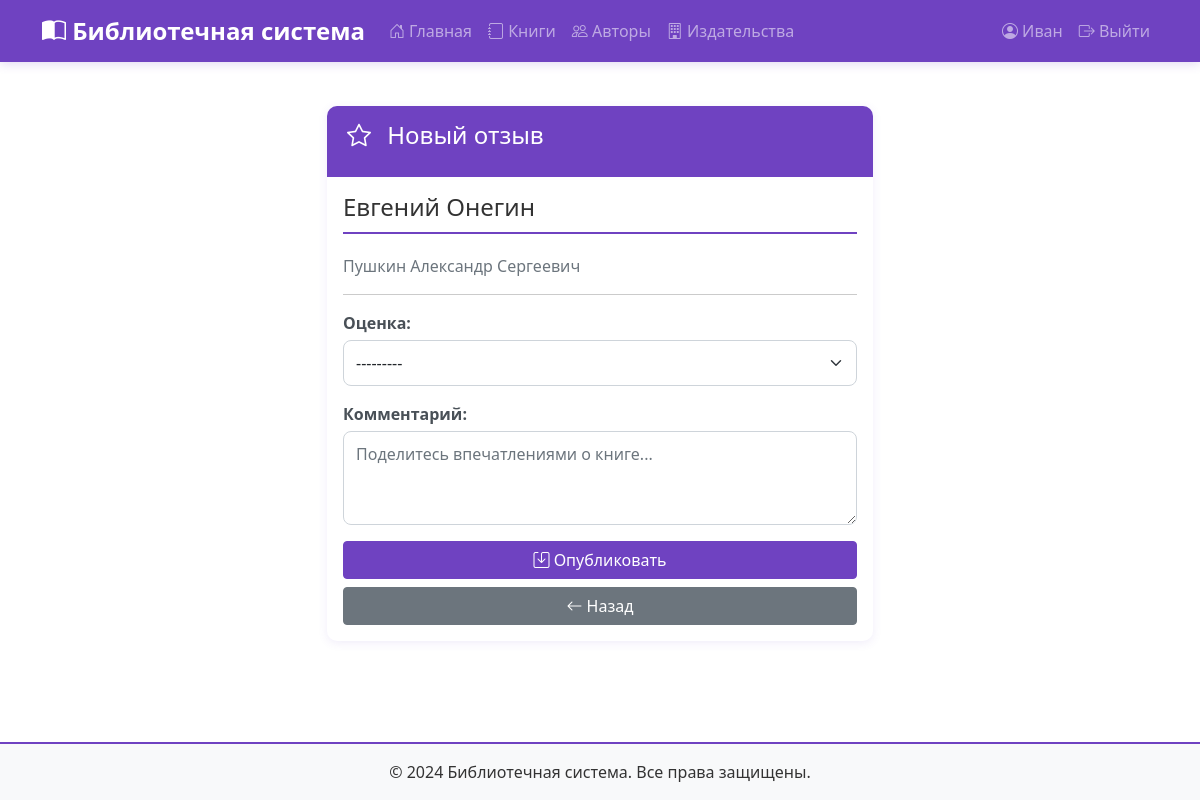
/books/3/add-review/ (signed in), run on the app's committed database.
### books/models.py (models this page shows, shortened)
class CustomUser(AbstractUser):
    ROLE_CHOICES = [
        ('adult', 'Взрослый читатель'),
        ('schoolchild', 'Школьник'),
    ]
    role = models.CharField('Роль', max_length=20, choices=ROLE_CHOICES, default='adult')
    phone = models.CharField('Телефон', max_length=20, blank=True)
    address = models.TextField('Адрес', blank=True)
    birth_date = models.DateField('Дата рождения', null=True, blank=True)
    library_card_number = models.CharField('Номер читательского билета', max_length=20, unique=True, null=True,
                                           blank=True)
    class Meta:
        verbose_name = 'Читатель'
        verbose_name_plural = 'Читатели'

class Book(models.Model):
    STATUS_CHOICES = [
        ('available', 'Доступна'),
        ('borrowed', 'Выдана'),
        ('reserved', 'Зарезервирована'),
        ('repair', 'На ремонте'),
        ('lost', 'Утеряна'),
    ]
    title = models.CharField('Название', max_length=200)
    authors = models.ManyToManyField(Author, verbose_name='Авторы', related_name='books')
    publisher = models.ForeignKey(Publisher, verbose_name='Издательство', on_delete=models.SET_NULL, null=True,
                                  blank=True, related_name='books')
    genre = models.ForeignKey(Genre, verbose_name='Жанр', on_delete=models.SET_NULL, null=True, blank=True,
                              related_name='books')
    age_category = models.ForeignKey(AgeCategory, verbose_name='Возрастная категория', on_delete=models.SET_NULL,
                                     null=True, blank=True, related_name='books')
    publication_year = models.IntegerField('Год издания', null=True, blank=True)
    isbn = models.CharField('ISBN', max_length=13, blank=True, null=True)
    pages = models.IntegerField('Количество страниц', null=True, blank=True)
    description = models.TextField('Описание', blank=True)
    cover_image = models.ImageField('Обложка', upload_to='covers/', null=True, blank=True)
    yandex_link = models.URLField('Ссылка на Яндекс.Диск', blank=True, null=True)
    quantity_total = models.IntegerField('Общее количество', default=1)
    quantity_available = models.IntegerField('Доступно', default=1)
    status = models.CharField('Статус', max_length=20, choices=STATUS_CHOICES, default='available')
    created_at = models.DateTimeField('Дата добавления', auto_now_add=True)
    updated_at = models.DateTimeField('Дата обновления', auto_now=True)
    avg_rating = models.FloatField('Средний рейтинг', default=0)
    reviews_count = models.IntegerField('Количество отзывов', default=0)
    class Meta:
        verbose_name = 'Книга'
        verbose_name_plural = 'Книги'
        ordering = ['title']
    def get_authors_display(self):
        return ", ".join([str(author) for author in self.authors.all()])

class Author(models.Model):
    first_name = models.CharField('Имя', max_length=100)
    last_name = models.CharField('Фамилия', max_length=100)
    middle_name = models.CharField('Отчество', max_length=100, blank=True)
    birth_date = models.DateField('Дата рождения', null=True, blank=True)
    death_date = models.DateField('Дата смерти', null=True, blank=True)
    biography = models.TextField('Биография', blank=True)
    photo = models.ImageField('Фото', upload_to='authors/', null=True, blank=True)
    class Meta:
        verbose_name = 'Автор'
        verbose_name_plural = 'Авторы'
        ordering = ['last_name', 'first_name']
    def __str__(self):
        return f"{self.last_name} {self.first_name} {self.middle_name}".strip()

### books/views.py (the view)
# urls.py: path('books/<int:pk>/add-review/', views.add_review, name='add_review'),
@login_required
def add_review(request, pk):
    book = get_object_or_404(Book, pk=pk)
    if request.method == 'POST':
        form = ReviewForm(request.POST)
        if form.is_valid():
            review = form.save(commit=False)
            review.book = book
            review.user = request.user
            review.save()
            book.update_rating()
            messages.success(request, 'Ваш отзыв сохранен!')
            return redirect('books:book_detail', pk=pk)
    else:
        form = ReviewForm()
    return render(request, 'books/add_review.html', {'form': form, 'book': book})

### books/forms.py
class ReviewForm(forms.ModelForm):
    class Meta:
        model = Review
        fields = ['rating', 'comment']
        widgets = {
            'rating': forms.Select(choices=[(1, '★'), (2, '★★'), (3, '★★★'), (4, '★★★★'), (5, '★★★★★')],
                                   attrs={'class': 'form-select'}),
            'comment': forms.Textarea(
                attrs={'rows': 3, 'class': 'form-control', 'placeholder': 'Поделитесь впечатлениями о книге...'}),
        }
    def __init__(self, *args, **kwargs):
        super().__init__(*args, **kwargs)
        self.fields['comment'].required = True

### books/templates/books/add_review.html (shortened to what this page needs)
{% extends 'base.html' %}
{% block content %}
<div class="row">
    <div class="col-md-6 offset-md-3">
        <div class="card">
            <div class="card-header" style="background-color: #6f42c1; color: white;">
                <h3 class="mb-0"><i class="bi bi-star"></i> Новый отзыв</h3>
            </div>
            <div class="card-body">
                <h4>{{ book.title }}</h4>
                <p class="text-muted">{{ book.get_authors_display }}</p>
                <hr>
                <form method="post">
                    <div class="mb-3">
                        <label class="form-label">Оценка:</label>
                        {{ form.rating }}
                    </div>
                    <div class="mb-3">
                        <label class="form-label">Комментарий:</label>
                        {{ form.comment }}
                    </div>
                    <div class="d-grid gap-2">
                        <button type="submit" class="btn btn-purple">
                            <i class="bi bi-save"></i> Опубликовать
                        </button>
                        <a href="{% url 'books:book_detail' book.pk %}" class="btn btn-secondary">
                            <i class="bi bi-arrow-left"></i> Назад
                        </a>
                    </div>
                </form>
            </div>
        </div>
    </div>
</div>
{% endblock %}

### templates/base.html (shortened to what this page needs)
<!DOCTYPE html>
<html lang="ru">
<head>
    <link href="https://cdn.jsdelivr.net/npm/bootstrap@5.1.3/dist/css/bootstrap.min.css" rel="stylesheet">
    {% load static %}
    <link rel="stylesheet" href="{% static 'css/style.css' %}">
    <link rel="stylesheet" href="https://cdn.jsdelivr.net/npm/bootstrap-icons@1.8.1/font/bootstrap-icons.css">
</head>
<body>
    <nav class="navbar navbar-expand-lg navbar-dark" style="background-color: #6f42c1;">
        <div class="container">
            <a class="navbar-brand" href="{% url 'books:index' %}">
                <i class="bi bi-book-half"></i> Библиотечная система
            </a>
            <div class="collapse navbar-collapse" id="navbarNav">
                <ul class="navbar-nav me-auto">
                    <li class="nav-item">
                        <a class="nav-link" href="{% url 'books:index' %}">
                            <i class="bi bi-house-door"></i> Главная
                        </a>
                    </li>
                    <li class="nav-item">
                        <a class="nav-link" href="{% url 'books:book_list' %}">
                            <i class="bi bi-journal"></i> Книги
                        </a>
                    </li>
                    <li class="nav-item">
                        <a class="nav-link" href="{% url 'books:author_list' %}">
                            <i class="bi bi-people"></i> Авторы
                        </a>
                    </li>
                    <li class="nav-item">
                        <a class="nav-link" href="{% url 'books:publisher_list' %}">
                            <i class="bi bi-building"></i> Издательства
                        </a>
                    </li>
                </ul>
                <ul class="navbar-nav">
                    {% if user.is_authenticated %}
                        {% if user.is_staff %}
                            <li class="nav-item">
                                <a class="nav-link" href="{% url 'books:admin_dashboard' %}">
                                    <i class="bi bi-speedometer2"></i> Панель библиотекаря
                                </a>
                            </li>
                            <li class="nav-item">
                                <a class="nav-link" href="/admin/">
                                    <i class="bi bi-gear"></i> Админка
                                </a>
                            </li>
                        {% else %}
                            <li class="nav-item">
                                <a class="nav-link" href="{% url 'books:profile' %}">
                                    <i class="bi bi-person-circle"></i> {{ user.first_name|default:user.username }}
                                </a>
                            </li>
                        {% endif %}
                        <li class="nav-item">
                            <a class="nav-link" href="{% url 'logout' %}">
                                <i class="bi bi-box-arrow-right"></i> Выйти
                            </a>
                        </li>
                    {% endif %}
                </ul>
            </div>
        </div>
    </nav>
    <main class="container mt-4">
        {% block content %}
        {% endblock %}
    </main>
    <footer class="mt-5 py-3 text-center" style="background-color: #f8f9fa; border-top: 2px solid #6f42c1;">
        <div class="container">
            <p class="mb-0">&copy; 2024 Библиотечная система. Все права защищены.</p>
        </div>
    </footer>
</body>
</html>

### static/css/style.css (style rules this page uses)
body { background-color: #ffffff; font-family: 'Segoe UI', Tahoma, Geneva, Verdana, sans-serif; color: #333; min-height: 100vh; display: flex; flex-direction: column; }
main { flex: 1; }
.btn-purple { background-color: #6f42c1; border-color: #6f42c1; color: white; transition: all 0.3s ease; }
.card { border: none; border-radius: 10px; box-shadow: 0 2px 10px rgba(111, 66, 193, 0.1); transition: transform 0.3s, box-shadow 0.3s; background-color: #ffffff; overflow: hidden; }
.card-header { background-color: #f8f9fa; border-bottom: 2px solid #6f42c1; font-weight: bold; padding: 15px 20px; }
.navbar { box-shadow: 0 2px 10px rgba(111, 66, 193, 0.2); margin-bottom: 20px; }
.navbar-brand { font-weight: bold; font-size: 1.5rem; transition: transform 0.3s; }
.navbar-nav .nav-link { transition: all 0.3s ease; padding: 10px 15px; border-radius: 5px; }
a { color: #6f42c1; text-decoration: none; transition: color 0.3s; }
.form-control, .form-select { border-radius: 8px; border: 1px solid #ced4da; transition: all 0.3s; padding: 10px 12px; }
.form-label { font-weight: 600; color: #495057; margin-bottom: 5px; }
h1, h2, h3, h4, h5, h6 { color: #333; border-bottom: 2px solid #6f42c1; padding-bottom: 10px; margin-bottom: 20px; }
h3 { font-size: 1.5rem; }
footer { margin-top: auto; border-top: 2px solid #6f42c1; background-color: #f8f9fa; padding: 20px 0; }
.card, .stat-card { animation: fadeIn 0.5s ease-out; }
.card-header h3 { margin-bottom: 0; border-bottom: none; color: white; }
.card-header h3 i { margin-right: 10px; }

### data on the page
CustomUser: first_name "Иван"
Book: title "Евгений Онегин", authors "Пушкин Александр Сергеевич"
